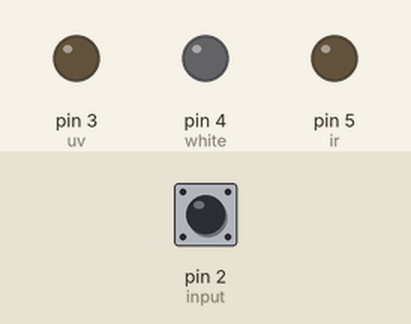
A sketch run on a simulated Arduino Uno, built with avr-gcc and run on an emulated ATmega328P. On the bench: output pins drawn as LEDs (lit = HIGH). The inputs (shaded band) are chosen by the test bench; at power-on: pin 2 (input) LOW.

Above: at 1.2 s.
1.3 s: pin 2 (input) driven HIGH
At 2.0 s:
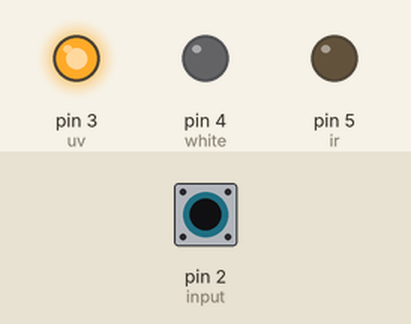
2.8 s: pin 2 (input) pulsed LOW 5 times (0.12 s each, 0.3 s apart)
At 3.5 s:
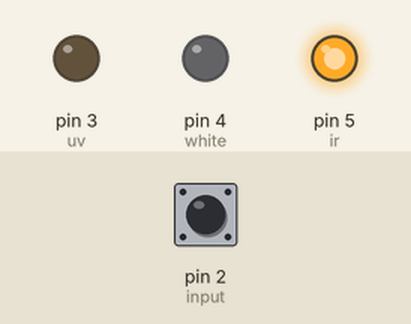
At 4.8 s:
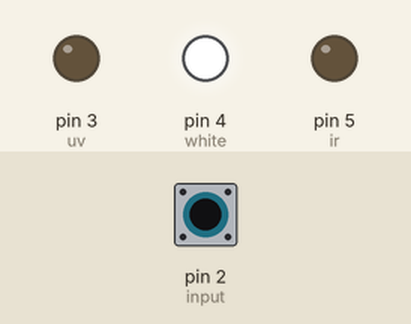
Timing chart, 0 to 6.3 s (numbered marks = the images above; inputs shaded):
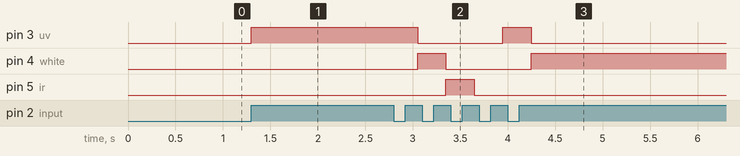

Measured:
- after the input at 1.3 s, pin 3 (uv): LOW → HIGH at once
- after the input at 2.8 s, pin 3 (uv): HIGH → LOW after 0.25 s, → HIGH 0.90 s later, → LOW 0.30 s later; pin 4 (white): LOW → HIGH after 0.25 s, → LOW 0.30 s later, → HIGH 0.90 s later; pin 5 (ir): LOW → HIGH after 0.55 s, → LOW 0.30 s later

The sketch:

flashlight.ino
```cpp
int input = 2;
int uv = 3;
int white = 4;
int ir = 5;
int count = 0;

void setup() {
  // put your setup code here, to run once:
  pinMode(input,INPUT);
  pinMode(uv,OUTPUT);
  pinMode(white,OUTPUT);
  pinMode(ir,OUTPUT);
}

void loop() {
  // put your main code here, to run repeatedly:
  if(digitalRead(input) == HIGH)
  {
    count++;
    if(count == 4)
    {
      count = 0;
    }

    if(count == 0)
    {
      digitalWrite(ir,LOW);
    }
    else if(count == 1)
    {
      digitalWrite(uv,HIGH);
    }
    else if(count == 2)
    {
      digitalWrite(white,HIGH);
      digitalWrite(uv,LOW);
    }
    else
    {
      digitalWrite(ir,HIGH);
      digitalWrite(white,LOW);
    }
    while(digitalRead(input) == HIGH);
    delay(250);
  }

}
```
